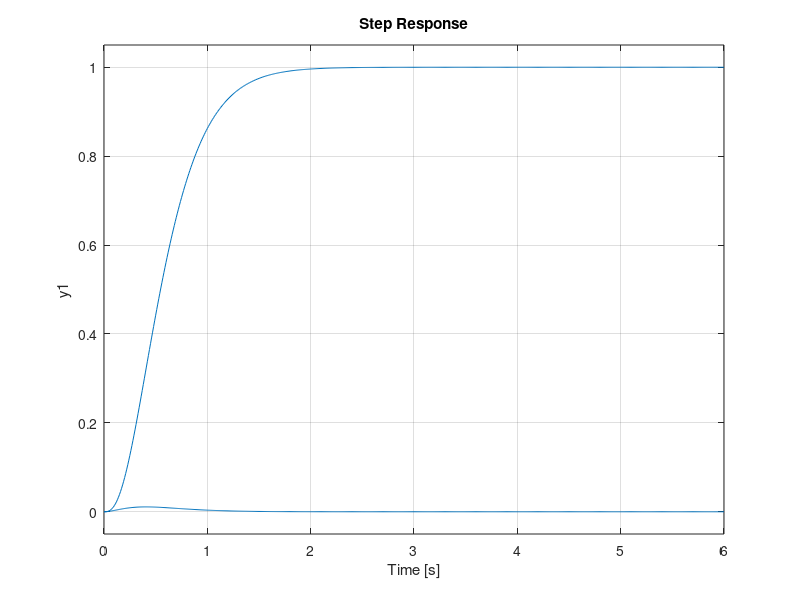

The MATLAB script that drew this image: (Note: this script raises an error after producing the figure.)
%% Servo & Tracking -- Worked Problems
% *Practice: integral servo design and steady-state tracking limits.*
%
% Ogata, _Modern Control Engineering_, Ch. 10 (servo systems).
%
% Step through with *Ctrl+Enter*, or render a report with |publish|.

%% Problem 1: Integral servo to a pole-placement spec
% For $G(s)=\frac{1}{(s+1)(s+3)}$, design integral-plus-state feedback that
% places the augmented poles at $-4,-5,-6$, and confirm zero steady-state
% error to a step *and* rejection of a constant input disturbance.
A = [0 1; -3 -4];  B = [0;1];  C = [1 0];
Aa = [A, zeros(2,1); -C, 0];  Ba = [B;0];
Ka = place(Aa, Ba, [-4 -5 -6]);
K = Ka(1:2);  Ki = Ka(3);
Acl = [A - B*K, -B*Ki; -C, 0];  Ccl = [C, 0];

sys_r = ss(Acl, [0;0;1], Ccl, 0);      % reference -> output
sys_d = ss(Acl, [B;0],  Ccl, 0);       % input disturbance -> output
fprintf('Problem 1: step tracking error = %.2e, disturbance DC gain = %.2e\n', ...
    1 - dcgain(sys_r), dcgain(sys_d))

t = 0:0.01:6;
figure
step(sys_r, t)
hold on
step(sys_d, t)
yline(1,'k:','HandleVisibility','off')
hold off
grid on
legend('Reference tracking','Input-disturbance response','Interpreter','latex','FontSize',12)
title('Problem 1: Integral Servo (tracks and rejects)','Interpreter','latex','FontSize',15)
ylabel('$y$','Interpreter','latex','FontSize',16); set(get(gca,'YLabel'),'Rotation',0)
xlabel('$t$ (s)','Interpreter','latex','FontSize',16)

%% Problem 2: what a type-1 servo can and cannot track
% The integral servo above is *type 1*: zero error to a step, but a constant
% error to a *ramp*. Confirm it by driving the same servo with a ramp
% reference and measuring the steady lag.
tr = 0:0.01:10;
y_ramp = lsim(sys_r, tr, tr);          % ramp reference r(t) = t
figure
plot(tr, tr,'k--', tr, y_ramp,'b','LineWidth',1.2)
grid on
legend('Ramp reference $r=t$','Servo output','Interpreter','latex','FontSize',12,'Location','northwest')
title('Problem 2: a Type-1 Servo Lags a Ramp by a Constant','Interpreter','latex','FontSize',15)
ylabel('$y$','Interpreter','latex','FontSize',16); set(get(gca,'YLabel'),'Rotation',0)
xlabel('$t$ (s)','Interpreter','latex','FontSize',16)
fprintf('Problem 2: steady ramp-tracking lag = %.4f\n', tr(end) - y_ramp(end))

%% Try it yourself
% * Add a second integrator (a type-2 servo) and notice the ramp error
%   vanish too -- at the cost of a harder-to-stabilize loop.
% * Move the augmented poles faster and watch both tracking and disturbance
%   rejection speed up together.
